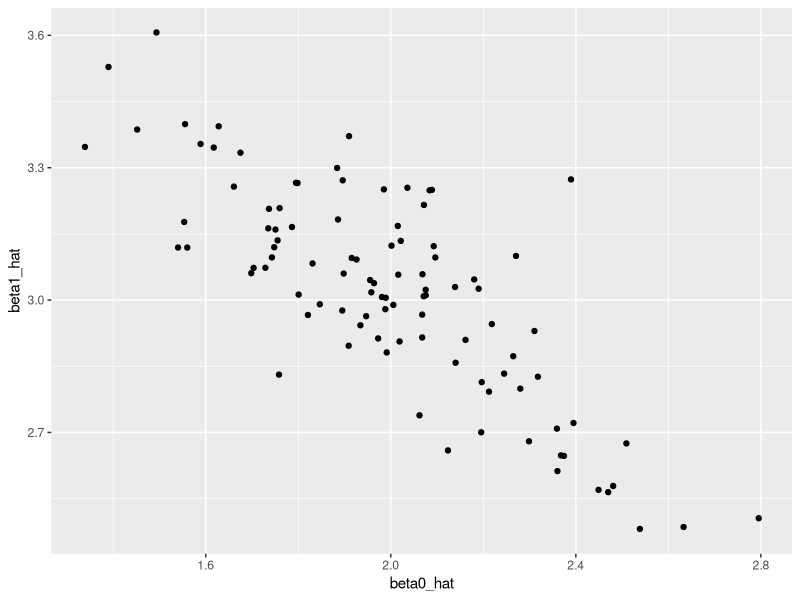
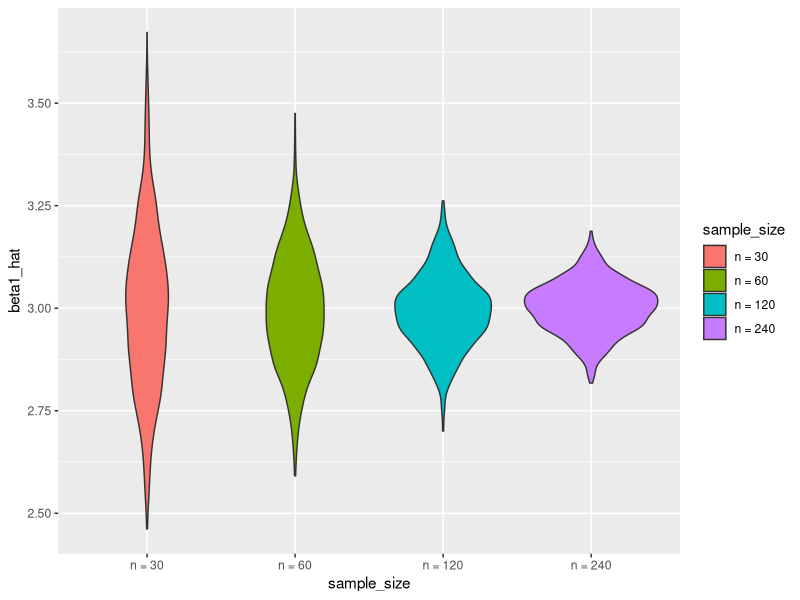
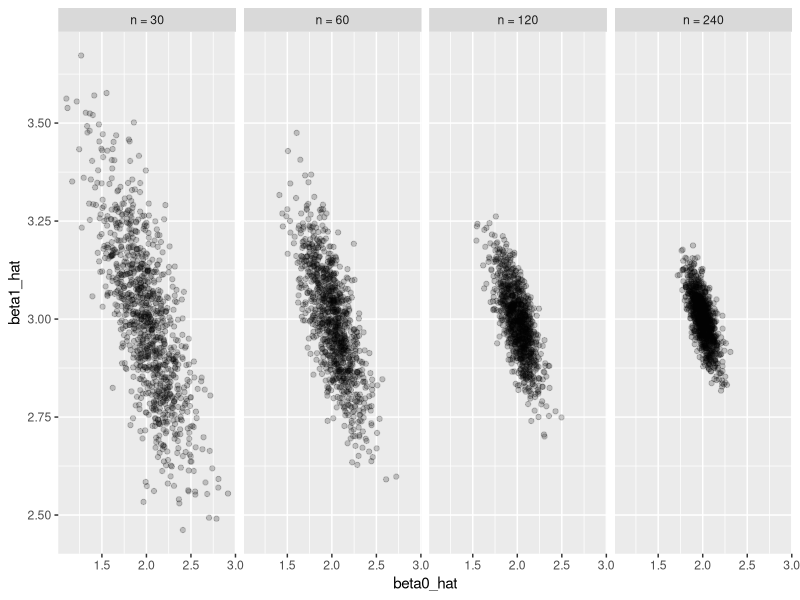

Recreate these plots in R, in order.
## ---- chunk 1

library(tidyverse)

set.seed(1)

## ---- chunk 2

sim_regression = function(n, beta0 = 2, beta1 = 3) {
  
  sim_data = tibble(
    x = rnorm(n, mean = 1, sd = 1),
    y = beta0 + beta1 * x + rnorm(n, 0, 1)
  )
  
  ls_fit = lm(y ~ x, data = sim_data)
  
  tibble(
    beta0_hat = coef(ls_fit)[1],
    beta1_hat = coef(ls_fit)[2]
  )
}

## ---- chunk 3


output = vector("list", 100)

for (i in 1:100) {
  output[[i]] = sim_regression(30)
}

sim_results = bind_rows(output)

## ---- chunk 4

sim_results = 
  rerun(100, sim_regression(30, 2, 3)) %>% 
  bind_rows()

## ---- chunk 5

sim_results %>% 
  ggplot(aes(x = beta0_hat, y = beta1_hat)) + 
  geom_point()

## ---- chunk 6

sim_results %>% 
  pivot_longer(
    beta0_hat:beta1_hat,
    names_to = "parameter", 
    values_to = "estimate") %>% 
  group_by(parameter) %>% 
  summarize(emp_mean = mean(estimate),
            emp_var = var(estimate)) %>% 
  knitr::kable(digits = 3)

## ---- chunk 7

n_list = list("n_30" = 30, 
              "n_60" = 60, 
              "n_120" = 120,
              "n_240" = 240)

output = vector("list", length = 4)

for (i in 1:4) {
  output[[i]] = rerun(100, sim_regression(n_list[[i]])) %>% 
    bind_rows
}

## ---- chunk 8

sim_results = 
  tibble(sample_size = c(30, 60, 120, 240)) %>% 
  mutate(
    output_lists = map(.x = sample_size, ~rerun(1000, sim_regression(n = .x))),
    estimate_dfs = map(output_lists, bind_rows)) %>% 
  select(-output_lists) %>% 
  unnest(estimate_dfs)

## ---- chunk 9

sim_results %>% 
  mutate(
    sample_size = str_c("n = ", sample_size),
    sample_size = fct_inorder(sample_size)) %>% 
  ggplot(aes(x = sample_size, y = beta1_hat, fill = sample_size)) + 
  geom_violin()

## ---- chunk 10

sim_results %>% 
  mutate(
    sample_size = str_c("n = ", sample_size),
    sample_size = fct_inorder(sample_size)) %>% 
  ggplot(aes(x = beta0_hat, y = beta1_hat)) + 
  geom_point(alpha = .2) + 
  facet_grid(~sample_size)

## ---- chunk 11

sim_results %>% 
  pivot_longer(
    beta0_hat:beta1_hat,
    names_to = "parameter", 
    values_to = "estimate") %>% 
  group_by(parameter, sample_size) %>% 
  summarize(emp_mean = mean(estimate),
            emp_var = var(estimate)) %>% 
  knitr::kable(digits = 3)

